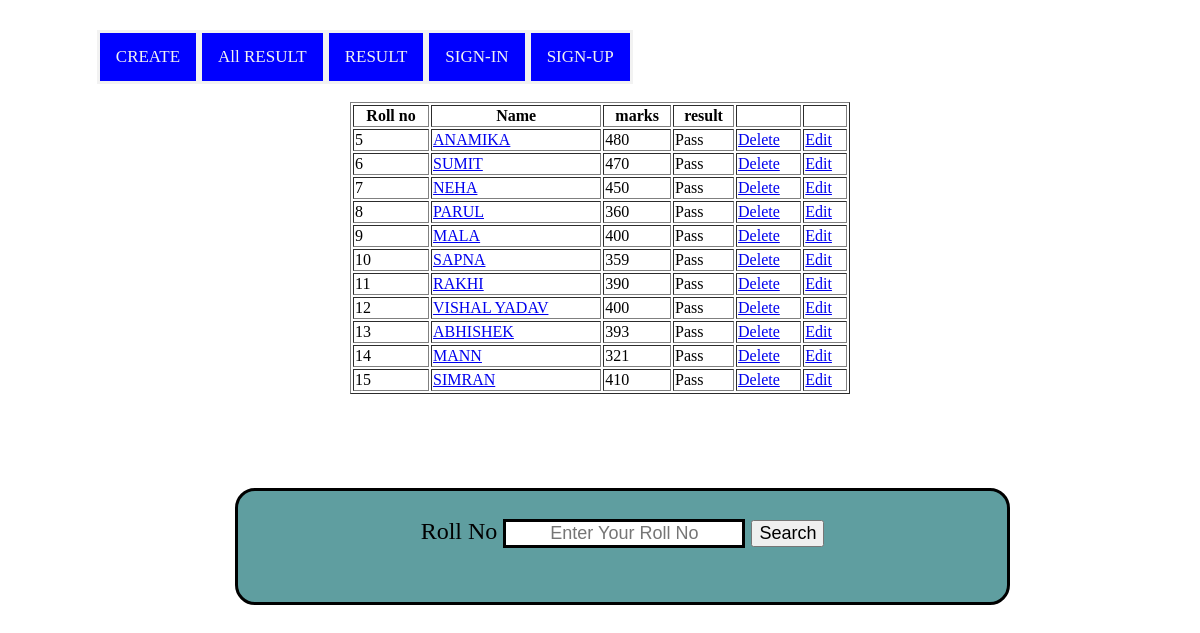
The page /sukhmani/result/ on the database as committed earlier.
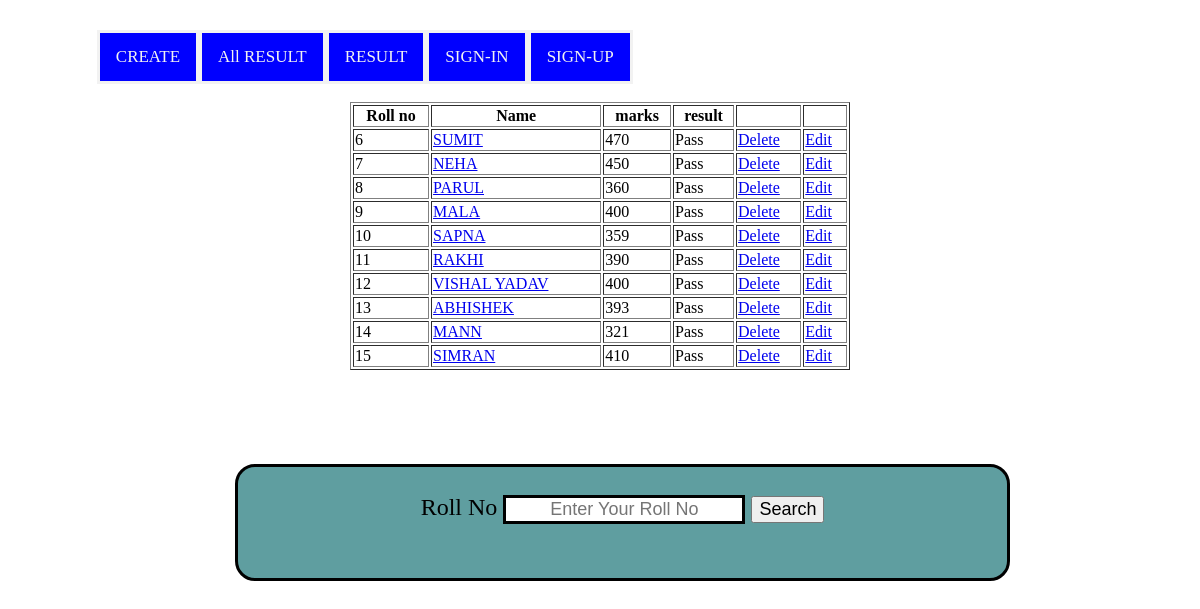
The same page on the database as committed later.
### app1/models.py (models this page shows, shortened)
class Students_bca(models.Model):
    studentrolln =models.IntegerField(primary_key=True)
    studentname=models.CharField(max_length=200)
    studentmarks=models.IntegerField()
    studentresult=models.CharField(max_length=100)

### app1/views.py (the view, shortened to what this page needs)
# urls.py: path('result/', resultview),
def resultview(request):
    mems=Students_bca.objects.all()
    l = len(mems)
    if l==0:
        data={"min":" Record not found "}
    else:
        data={"queryset":mems}
    return render(request, 'results.html', context=data)

### templates/results.html (shortened to what this page needs)
{% extends "master.html"%}
{% block body %}
{% load static %}
<div id="allrt">
<table align="center" width="500px" border="1px"><br><br>
  <tr>
    <th>
      Roll no
    </th>
    <th>
      Name
    </th>
    <th>
      marks
    </th>
    <th>
      result
    </th>
    <th></th>
    <th></th>
  </tr>
{% for qs in queryset %}
<tr>
  <td>
    {{ qs.studentrolln}}
  </td>
  <td>
   <a href="../details?rt={{ qs.studentrolln}}"> {{ qs.studentname}} </a>
  </td>
  <td>
    {{ qs.studentmarks}}
  </td>
  <td>
    {{ qs.studentresult}}
  </td>
  <td>
    <a href="../delete?rt={{ qs.studentrolln}}">
    Delete
    </a>
  </td>
  <td>
     <a href="../edit?rt={{ qs.studentrolln}}">Edit</a>
  </td>
</tr>
{% endfor %}
</table>
<br><br>
</div><br>
<form method="post" id="formid" >
  <div>{{min}}</div><br>
  Roll No <input  type="text" name="inputtxt" placeholder="Enter Your Roll No" required>
  <button type="submit" name="srchbtn"   value="buttonvalue">Search</button><br>
  {% endblock %}

### templates/master.html (shortened to what this page needs)
{% load static %}
<!DOCTYPE html>
<html lang="en">
<head>
    <link rel="stylesheet" href="{% static 'style.css' %}" type="text/css"/>
</head>
<body>
    <div class="topnav" >
        <a href="../create">CREATE</a>
        <a href="../result">All RESULT</a>
        <a href="../result">RESULT</a>
        <a href="../signin">SIGN-IN</a>
        <a href="../signup">SIGN-UP</a>
      </div>
<br>
<br>
  {% block body%}
  {% endblock%}
<br>
<br>
</body>
</html>

### static/style.css (style rules this page uses)
.topnav { width: 85%; margin: 30px auto; }
.topnav a { float: left; border: solid; background-color: blue; color: #f2f2f2; text-align: center; padding: 14px 16px; text-decoration: none; font-size: 17px; }
#formid { width: 65%; border:solid; background-color:cadetblue; border-radius:20px; margin-left: 6cm; margin-top:40px ; text-align: center; font-size: x-large; font-family:Cambria, Cochin, Georgia, Times, 'Times New Roman', serif; font-weight: 300; }
button { font-size:large; text-align: right; }
input { text-align: center; border: solid; font-size:large; }

Rows that differ between the two databases and show on the page:
removed Students_bca: studentrolln "5", studentname "ANAMIKA", studentmarks "480", studentresult "Pass"
